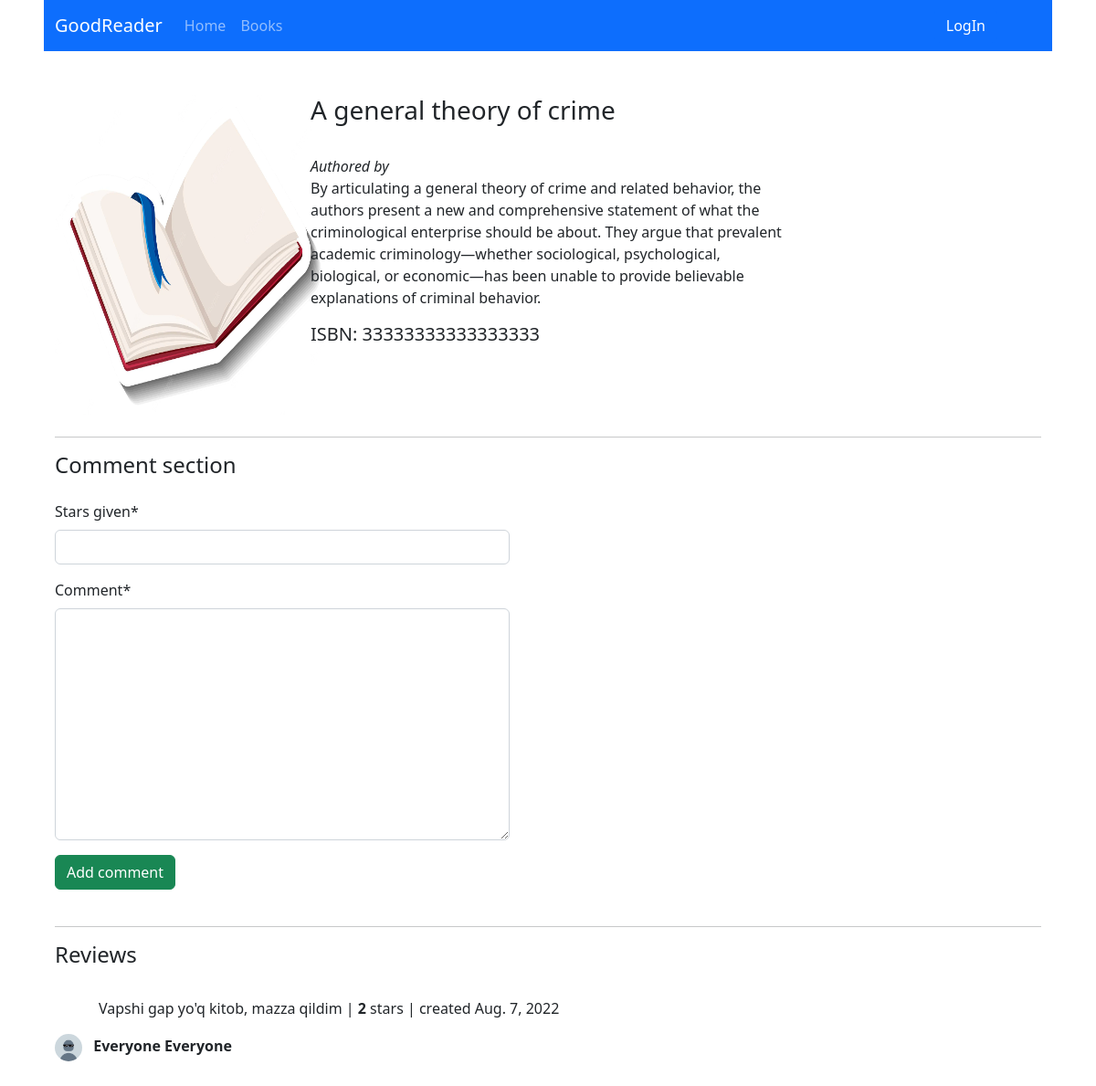
Page /books/3/ on the committed database.
### books/models.py (models this page shows, shortened)
class Book(models.Model):
    title = models.CharField(max_length=200)
    description = models.TextField()
    isbn = models.CharField(max_length=17)
    cover_picture = models.ImageField(default="default_cover.jpg")

class BookRewiev(models.Model):
    user = models.ForeignKey(CustomUser,on_delete=models.CASCADE)
    book = models.ForeignKey(Book,on_delete=models.CASCADE)
    comment = models.TextField()
    stars_given = models.IntegerField(
        validators=[MinValueValidator(1), MaxValueValidator(5)]
    )
    created_at = models.DateField(default=timezone.now)

### users/models.py (models this page shows)
class CustomUser(AbstractUser):
    profile_picture = models.ImageField(default="default_profile_pic.jpg")

### books/views.py (the view)
# urls.py: path("<int:id>/", BookDetailView.as_view(), name = "detail"),
class BookDetailView(View):
    def get(self,request, id):
        book = Book.objects.get(id=id)
        review_form = BookReviewForm()
        context = {
            "book":book,
            "review_form":review_form
        }
        return render(request,"books/detail.html", context)

### books/forms.py
class BookReviewForm(forms.ModelForm):
    stars_given = forms.IntegerField(min_value=1, max_value=5)
    class Meta:
        model = BookRewiev
        fields = ('stars_given','comment')

### books/templates/books/detail.html (shortened to what this page needs)
{% extends 'base.html' %}
{% load crispy_forms_tags %}
{% block content %}
    <div class="row mt-5 mb-4">
        <div class="col-2 me-5">
            <img class="cover-pic" alt="cover image" src="{{ book.cover_picture.url }}">
        </div>
        <div class="col-6 ms-5">
            <h3>{{ book.title.capitalize }}</h3><br>
            <span class="fst-italic">
                Authored by
            </span>
            <p>{{ book.description }}</p>
            <h5>ISBN: {{ book.isbn }}</h5>
        </div>
    </div>
    <hr><h4>Comment section</h4>
    <div class="row mt-4 me-5">
        <div class="col-6">
            <form method="post" action="{% url 'books:reviews' book.id %}">{% csrf_token %}
                {{ review_form | crispy }}
                <button class="btn btn-success">Add comment</button>
            </form>
        </div>
    </div>
    <br>
    {% if book.bookrewiev_set.exists %}
        <hr><h4>Reviews</h4>
        <br>
        {% for review in book.bookrewiev_set.all %}
            <div class="row mb-3">
                <div class="col-7">
                    <p class="ms-5">
                        {{ review.comment }} | <b>{{ review.stars_given }}</b> stars | <span class="fw-lighter">created {{ review.created_at }}</span>
                    </p>
                    <p><img class="me-2" alt="picture" style="width: 30px; height: 30px; border-radius: 50%" src="{{ review.user.profile_picture.url }}"> <b>{{ review.user.first_name.title }} {{ review.user.last_name.title }}</b></p>
                </div>
            </div>
        {% endfor %}
    {% endif %}
{% endblock %}

### static/css/main.css (style rules this page uses)
.cover-pic { width: 300px; height: 350px; }

### rows in the picture
Book: cover_picture (placeholder picture), title "A general theory of crime", description "By articulating a general theory of crime and related behavior, the authors present a new and comprehensive statement of what the criminological enterprise should be about. They argue that prevalent academic criminology—whether sociological, psychological, biological, or economic—has been unable to provide believable explanations of criminal behavior.", isbn "33333333333333333"
BookRewiev: comment "Vapshi gap yo'q kitob, mazza qildim", stars_given "2", created_at "Aug. 7, 2022", user.profile_picture (placeholder picture), user.first_name "Everyone", user.last_name "Everyone"
